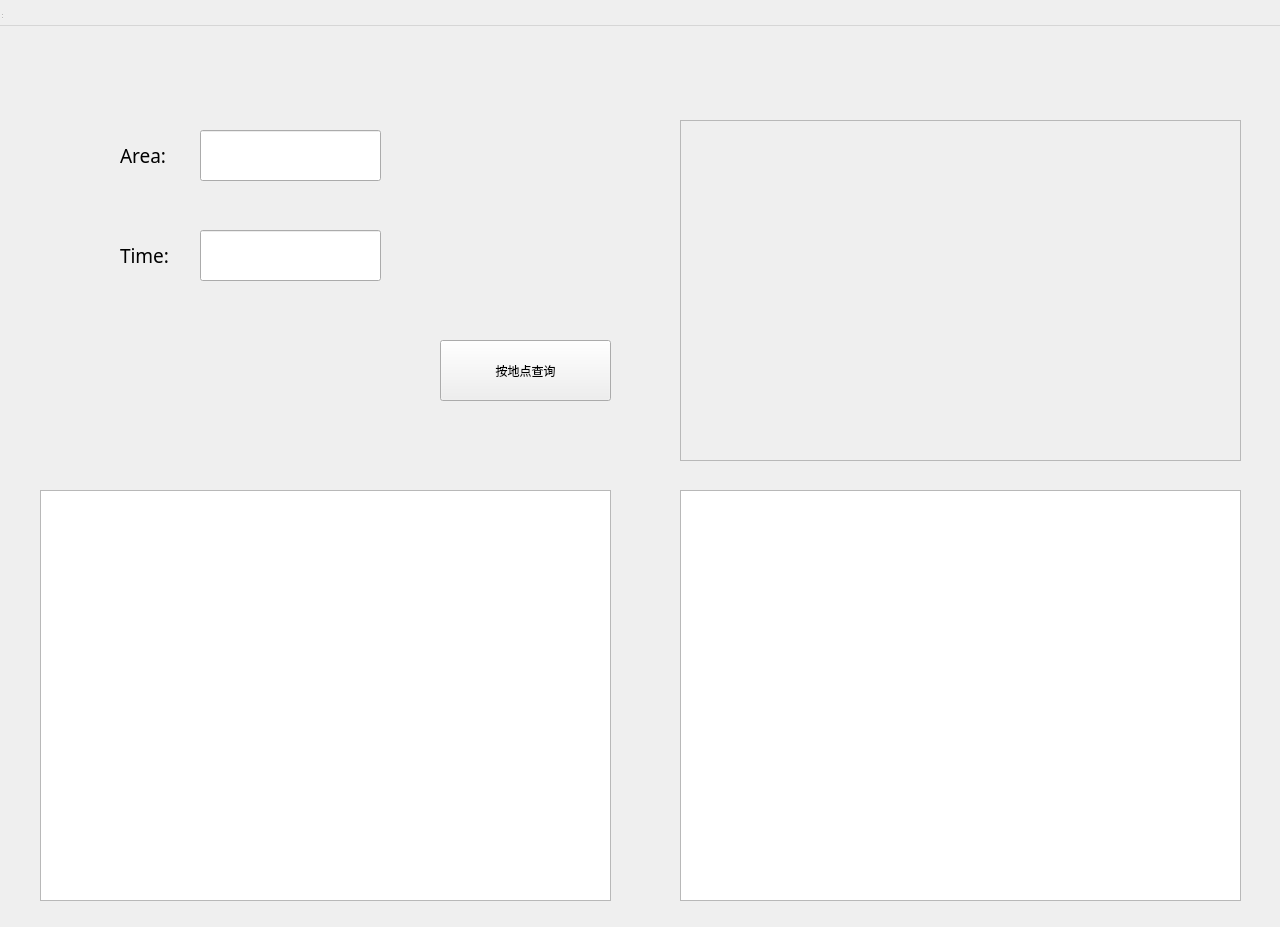
<?xml version="1.0" encoding="UTF-8"?>
<ui version="4.0">
 <class>NewWindow</class>
 <widget class="QWidget" name="NewWindow">
  <property name="geometry">
   <rect>
    <x>0</x>
    <y>0</y>
    <width>1280</width>
    <height>927</height>
   </rect>
  </property>
  <property name="minimumSize">
   <size>
    <width>0</width>
    <height>600</height>
   </size>
  </property>
  <property name="windowTitle">
   <string>UI界面</string>
  </property>
  <widget class="QWidget" name="centralwidget" native="true">
   <property name="geometry">
    <rect>
     <x>0</x>
     <y>0</y>
     <width>1281</width>
     <height>931</height>
    </rect>
   </property>
   <widget class="QLabel" name="label">
    <property name="geometry">
     <rect>
      <x>120</x>
      <y>140</y>
      <width>101</width>
      <height>31</height>
     </rect>
    </property>
    <property name="font">
     <font>
      <family>微软雅黑</family>
      <pointsize>14</pointsize>
     </font>
    </property>
    <property name="text">
     <string>Area:</string>
    </property>
   </widget>
   <widget class="QGraphicsView" name="graphicsView2">
    <property name="geometry">
     <rect>
      <x>40</x>
      <y>490</y>
      <width>571</width>
      <height>411</height>
     </rect>
    </property>
   </widget>
   <widget class="QPushButton" name="push4">
    <property name="geometry">
     <rect>
      <x>440</x>
      <y>340</y>
      <width>171</width>
      <height>61</height>
     </rect>
    </property>
    <property name="text">
     <string>按地点查询</string>
    </property>
   </widget>
   <widget class="QGraphicsView" name="graphicsView3">
    <property name="geometry">
     <rect>
      <x>680</x>
      <y>490</y>
      <width>561</width>
      <height>411</height>
     </rect>
    </property>
   </widget>
   <widget class="QLineEdit" name="lineEdit1">
    <property name="geometry">
     <rect>
      <x>200</x>
      <y>130</y>
      <width>181</width>
      <height>51</height>
     </rect>
    </property>
    <property name="font">
     <font>
      <family>Adobe Arabic</family>
      <pointsize>24</pointsize>
     </font>
    </property>
   </widget>
   <widget class="QLineEdit" name="lineEdit2">
    <property name="geometry">
     <rect>
      <x>200</x>
      <y>230</y>
      <width>181</width>
      <height>51</height>
     </rect>
    </property>
    <property name="font">
     <font>
      <family>Adobe Arabic</family>
      <pointsize>24</pointsize>
     </font>
    </property>
   </widget>
   <widget class="QLabel" name="label_2">
    <property name="geometry">
     <rect>
      <x>120</x>
      <y>240</y>
      <width>101</width>
      <height>31</height>
     </rect>
    </property>
    <property name="font">
     <font>
      <family>微软雅黑</family>
      <pointsize>14</pointsize>
     </font>
    </property>
    <property name="text">
     <string>Time:</string>
    </property>
   </widget>
   <widget class="QScrollArea" name="scrollArea3">
    <property name="geometry">
     <rect>
      <x>680</x>
      <y>120</y>
      <width>561</width>
      <height>341</height>
     </rect>
    </property>
    <property name="widgetResizable">
     <bool>true</bool>
    </property>
    <widget class="QWidget" name="scrollAreaWidgetContents3">
     <property name="geometry">
      <rect>
       <x>0</x>
       <y>0</y>
       <width>559</width>
       <height>339</height>
      </rect>
     </property>
    </widget>
   </widget>
  </widget>
  <widget class="QMenuBar" name="menubar">
   <property name="geometry">
    <rect>
     <x>0</x>
     <y>0</y>
     <width>1280</width>
     <height>26</height>
    </rect>
   </property>
  </widget>
  <widget class="QStatusBar" name="statusbar">
   <property name="geometry">
    <rect>
     <x>0</x>
     <y>0</y>
     <width>3</width>
     <height>20</height>
    </rect>
   </property>
  </widget>
 </widget>
 <resources/>
 <connections/>
</ui>
